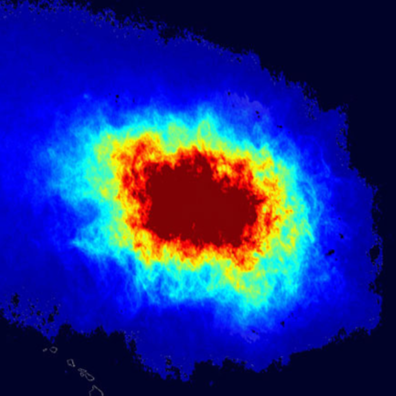
#> input picture images_trash_pile/trash4.png, 396 x 396 px, found by its file name
$ python processtrashimg.py
#> lines starting #> are read from the running program, lines starting #| are printed output that depends on the picture
from PIL import Image

def change_colors(input_image_path, output_image_path):
    # Open the image
#> called with input_image_path = 'images_trash_pile\\trash4.png'
    img = Image.open(input_image_path)
#> img is the input picture: PIL image 396x396 RGBA; mean R, G, B, A 30, 45.1, 132.9, 255
    img = img.convert("RGBA")  # Ensure image is in RGBA mode

    # Resize to 462 x 462 pixels
    img = img.resize((462, 462))
#> img: PIL image 462x462 RGBA

    # Get image data
    pixels = img.load()

    # Loop through each pixel
    for y in range(img.size[1]):
        for x in range(img.size[0]):
            r, g, b, a = pixels[x, y]
            if a > 0:  # Ignore fully transparent pixels
                # Replace red with gray
                if r > g and r > b:
                    gray = int((r + g + b) / 3)
                    pixels[x, y] = (gray, gray, gray, a)
                # Replace blue with another color
                elif b > r and b > g:
                    pixels[x, y] = (0, 0, 255, 255)  # Example: orange color
            else:
                # Change the background to blue (for transparent pixels)
                pixels[x, y] = (0, 0, 255, 255)  # Solid blue

    # Add an extra loop to ensure background areas are blue
    for y in range(img.size[1]):
        for x in range(img.size[0]):
            r, g, b, a = pixels[x, y]
            if (r, g, b) != (0, 0, 255, 255) and r != g:  # If not orange or gray
                pixels[x, y] = (0, 0, 255, 255)  # Change to blue

    # Save the modified image
    img.save(output_image_path)
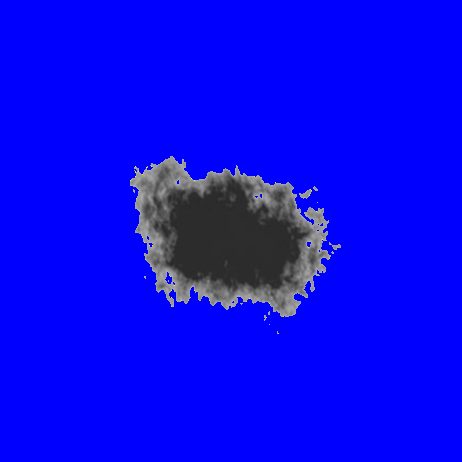
#> saved as processedTrashImg.png: PIL image 462x462 RGBA; mean R, G, B, A 8.9, 8.9, 237.7, 255
    print(f"Modified and resized image saved to {output_image_path}")

# Example usage
input_image = r"images_trash_pile\trash4.png"  # Replace with your image file path
output_image = r"images_processed_trash\processedTrashImg.png"
change_colors(input_image, output_image)

$ run again, with images_trash_pile/trash2.png copied over images_trash_pile/trash4.png
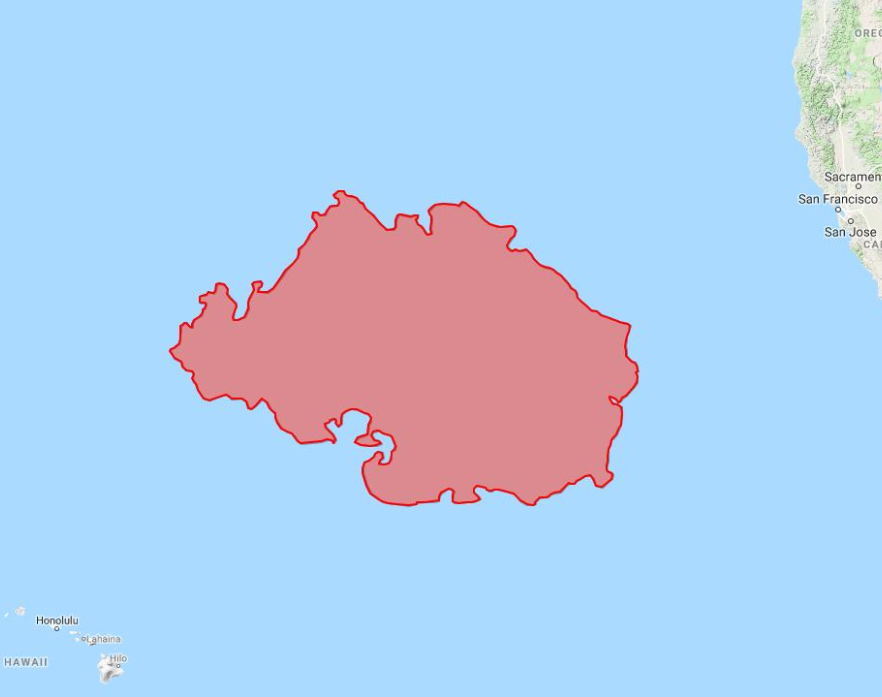
#> input picture images_trash_pile/trash2.png, 882 x 697 px, found by its file name
#> in change_colors, img is the input picture: PIL image 882x697 RGBA; mean R, G, B, A 178.9, 205.2, 235.6, 255
#> in change_colors, `img = img.resize((462, 462))`:
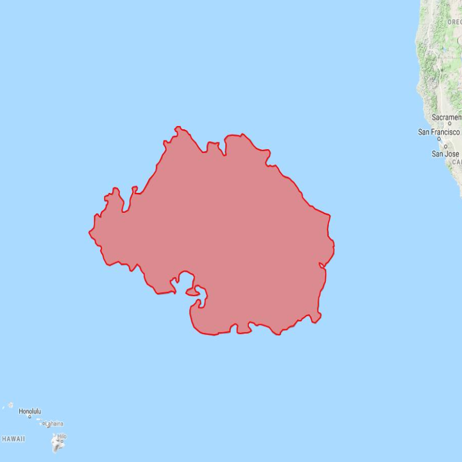
#> img: PIL image 462x462 RGBA; mean R, G, B, A 178.9, 205.2, 235.6, 255
#> in change_colors, `img.save(output_image_path)`:
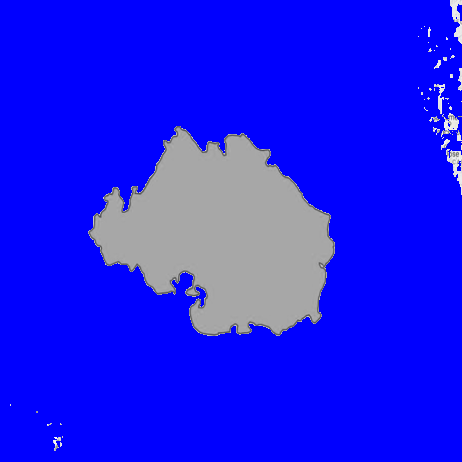
#> saved as processedTrashImg.png: PIL image 462x462 RGBA; mean R, G, B, A 26.4, 26.4, 240.9, 255
